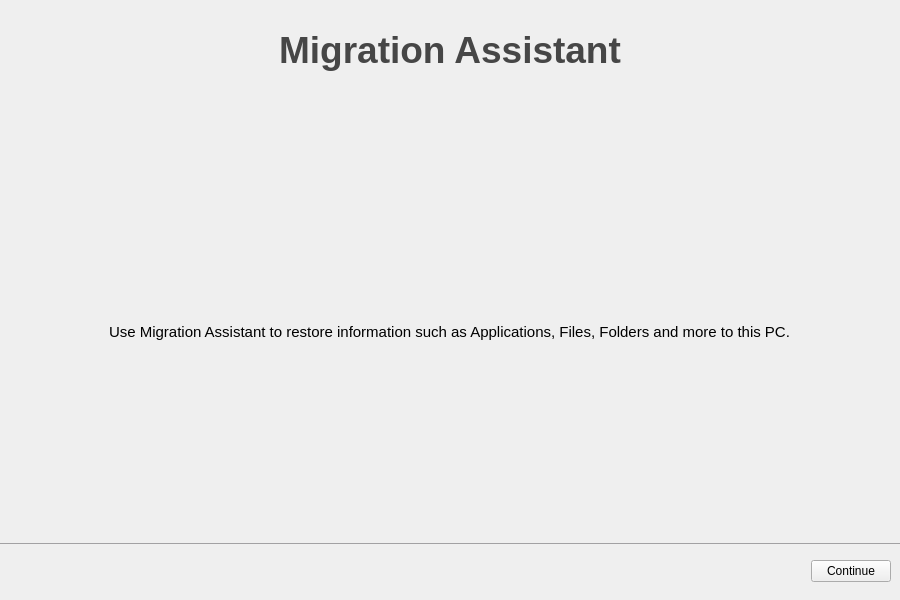
<?xml version="1.0" encoding="UTF-8"?>
<ui version="4.0">
 <class>WelcomeScreen</class>
 <widget class="QWidget" name="WelcomeScreen">
  <property name="geometry">
   <rect>
    <x>0</x>
    <y>0</y>
    <width>900</width>
    <height>600</height>
   </rect>
  </property>
  <property name="minimumSize">
   <size>
    <width>900</width>
    <height>600</height>
   </size>
  </property>
  <property name="maximumSize">
   <size>
    <width>900</width>
    <height>600</height>
   </size>
  </property>
  <property name="windowTitle">
   <string>Migration Assistant</string>
  </property>
  <layout class="QVBoxLayout" name="verticalLayout_2">
   <property name="spacing">
    <number>0</number>
   </property>
   <property name="leftMargin">
    <number>0</number>
   </property>
   <property name="topMargin">
    <number>0</number>
   </property>
   <property name="rightMargin">
    <number>0</number>
   </property>
   <property name="bottomMargin">
    <number>0</number>
   </property>
   <item>
    <widget class="QStackedWidget" name="stackedWidget">
     <widget class="QWidget" name="page_1">
      <property name="minimumSize">
       <size>
        <width>900</width>
        <height>600</height>
       </size>
      </property>
      <property name="maximumSize">
       <size>
        <width>900</width>
        <height>600</height>
       </size>
      </property>
      <layout class="QVBoxLayout" name="verticalLayout_3" stretch="1,0,0">
       <property name="leftMargin">
        <number>0</number>
       </property>
       <property name="rightMargin">
        <number>0</number>
       </property>
       <item>
        <layout class="QVBoxLayout" name="verticalLayout" stretch="0,0,0,0">
         <property name="spacing">
          <number>20</number>
         </property>
         <property name="leftMargin">
          <number>20</number>
         </property>
         <property name="topMargin">
          <number>20</number>
         </property>
         <property name="rightMargin">
          <number>20</number>
         </property>
         <property name="bottomMargin">
          <number>20</number>
         </property>
         <item alignment="Qt::AlignHCenter|Qt::AlignVCenter">
          <widget class="QLabel" name="title">
           <property name="font">
            <font>
             <pointsize>28</pointsize>
             <bold>true</bold>
            </font>
           </property>
           <property name="styleSheet">
            <string notr="true">color: rgb(70, 70, 70);</string>
           </property>
           <property name="text">
            <string>Migration Assistant</string>
           </property>
           <property name="alignment">
            <set>Qt::AlignCenter</set>
           </property>
          </widget>
         </item>
         <item alignment="Qt::AlignHCenter|Qt::AlignTop">
          <widget class="QLabel" name="image">
           <property name="minimumSize">
            <size>
             <width>212</width>
             <height>212</height>
            </size>
           </property>
           <property name="maximumSize">
            <size>
             <width>212</width>
             <height>212</height>
            </size>
           </property>
           <property name="styleSheet">
            <string notr="true">image: url(:/new/prefix1/icons/migration_assistant_212px.png);</string>
           </property>
           <property name="text">
            <string/>
           </property>
          </widget>
         </item>
         <item alignment="Qt::AlignHCenter|Qt::AlignVCenter">
          <widget class="QLabel" name="description">
           <property name="font">
            <font>
             <pointsize>11</pointsize>
            </font>
           </property>
           <property name="text">
            <string>Use Migration Assistant to restore information such as Applications, Files, Folders and more to this PC.</string>
           </property>
           <property name="alignment">
            <set>Qt::AlignLeading|Qt::AlignLeft|Qt::AlignVCenter</set>
           </property>
           <property name="wordWrap">
            <bool>false</bool>
           </property>
          </widget>
         </item>
         <item>
          <spacer name="verticalSpacer_3">
           <property name="orientation">
            <enum>Qt::Vertical</enum>
           </property>
           <property name="sizeHint" stdset="0">
            <size>
             <width>20</width>
             <height>40</height>
            </size>
           </property>
          </spacer>
         </item>
        </layout>
       </item>
       <item alignment="Qt::AlignBottom">
        <widget class="QWidget" name="widget" native="true">
         <property name="styleSheet">
          <string notr="true">border-top: 1px solid rgba(110, 109, 112, 0.6)</string>
         </property>
         <layout class="QHBoxLayout" name="horizontalLayout">
          <property name="spacing">
           <number>1</number>
          </property>
          <property name="leftMargin">
           <number>0</number>
          </property>
          <property name="topMargin">
           <number>1</number>
          </property>
          <property name="rightMargin">
           <number>0</number>
          </property>
          <property name="bottomMargin">
           <number>1</number>
          </property>
         </layout>
        </widget>
       </item>
       <item>
        <layout class="QHBoxLayout" name="horizontalLayout_2">
         <property name="spacing">
          <number>9</number>
         </property>
         <property name="leftMargin">
          <number>9</number>
         </property>
         <property name="topMargin">
          <number>9</number>
         </property>
         <property name="rightMargin">
          <number>9</number>
         </property>
         <property name="bottomMargin">
          <number>9</number>
         </property>
         <item alignment="Qt::AlignRight|Qt::AlignVCenter">
          <widget class="QPushButton" name="button_continue">
           <property name="text">
            <string>Continue</string>
           </property>
          </widget>
         </item>
        </layout>
       </item>
      </layout>
     </widget>
     <widget class="QWidget" name="page_5">
      <layout class="QVBoxLayout" name="verticalLayout_17" stretch="0,1,0">
       <property name="leftMargin">
        <number>0</number>
       </property>
       <property name="rightMargin">
        <number>0</number>
       </property>
       <item>
        <layout class="QVBoxLayout" name="verticalLayout_16" stretch="0,0,0,0">
         <property name="spacing">
          <number>20</number>
         </property>
         <property name="leftMargin">
          <number>20</number>
         </property>
         <property name="topMargin">
          <number>20</number>
         </property>
         <property name="rightMargin">
          <number>20</number>
         </property>
         <property name="bottomMargin">
          <number>20</number>
         </property>
         <item alignment="Qt::AlignHCenter|Qt::AlignTop">
          <widget class="QLabel" name="image_page5">
           <property name="minimumSize">
            <size>
             <width>64</width>
             <height>64</height>
            </size>
           </property>
           <property name="maximumSize">
            <size>
             <width>64</width>
             <height>64</height>
            </size>
           </property>
           <property name="styleSheet">
            <string notr="true">image: url(:/new/prefix1/icons/migration_assistant_212px.png);</string>
           </property>
           <property name="text">
            <string/>
           </property>
          </widget>
         </item>
         <item alignment="Qt::AlignHCenter|Qt::AlignVCenter">
          <widget class="QLabel" name="title_5">
           <property name="font">
            <font>
             <pointsize>28</pointsize>
             <bold>true</bold>
            </font>
           </property>
           <property name="styleSheet">
            <string notr="true">color: rgb(70, 70, 70);</string>
           </property>
           <property name="text">
            <string>Migration Completed</string>
           </property>
           <property name="alignment">
            <set>Qt::AlignCenter</set>
           </property>
          </widget>
         </item>
         <item alignment="Qt::AlignHCenter|Qt::AlignVCenter">
          <widget class="QLabel" name="description_5">
           <property name="font">
            <font>
             <pointsize>11</pointsize>
            </font>
           </property>
           <property name="text">
            <string>Your data has been migrated and is ready to use.</string>
           </property>
           <property name="alignment">
            <set>Qt::AlignLeading|Qt::AlignLeft|Qt::AlignVCenter</set>
           </property>
           <property name="wordWrap">
            <bool>false</bool>
           </property>
          </widget>
         </item>
         <item alignment="Qt::AlignHCenter">
          <widget class="QLabel" name="reboot_label">
           <property name="minimumSize">
            <size>
             <width>0</width>
             <height>0</height>
            </size>
           </property>
           <property name="font">
            <font>
             <pointsize>10</pointsize>
            </font>
           </property>
           <property name="text">
            <string/>
           </property>
          </widget>
         </item>
        </layout>
       </item>
       <item alignment="Qt::AlignBottom">
        <widget class="QWidget" name="widget_6" native="true">
         <property name="styleSheet">
          <string notr="true">border-top: 1px solid rgba(110, 109, 112, 0.6)</string>
         </property>
         <layout class="QHBoxLayout" name="horizontalLayout_9">
          <property name="spacing">
           <number>1</number>
          </property>
          <property name="leftMargin">
           <number>0</number>
          </property>
          <property name="topMargin">
           <number>1</number>
          </property>
          <property name="rightMargin">
           <number>0</number>
          </property>
          <property name="bottomMargin">
           <number>1</number>
          </property>
         </layout>
        </widget>
       </item>
       <item>
        <layout class="QHBoxLayout" name="horizontalLayout_10">
         <property name="spacing">
          <number>9</number>
         </property>
         <property name="leftMargin">
          <number>9</number>
         </property>
         <property name="topMargin">
          <number>9</number>
         </property>
         <property name="rightMargin">
          <number>9</number>
         </property>
         <property name="bottomMargin">
          <number>9</number>
         </property>
         <item alignment="Qt::AlignRight|Qt::AlignVCenter">
          <widget class="QPushButton" name="button_close_page5">
           <property name="text">
            <string>Close</string>
           </property>
          </widget>
         </item>
        </layout>
       </item>
      </layout>
     </widget>
     <widget class="QWidget" name="page_2">
      <property name="minimumSize">
       <size>
        <width>900</width>
        <height>600</height>
       </size>
      </property>
      <property name="maximumSize">
       <size>
        <width>900</width>
        <height>600</height>
       </size>
      </property>
      <layout class="QVBoxLayout" name="verticalLayout_5" stretch="0,0,0">
       <property name="leftMargin">
        <number>0</number>
       </property>
       <property name="rightMargin">
        <number>0</number>
       </property>
       <item>
        <layout class="QVBoxLayout" name="verticalLayout_4" stretch="0,1,0,1">
         <property name="spacing">
          <number>20</number>
         </property>
         <property name="leftMargin">
          <number>20</number>
         </property>
         <property name="topMargin">
          <number>20</number>
         </property>
         <property name="rightMargin">
          <number>20</number>
         </property>
         <property name="bottomMargin">
          <number>20</number>
         </property>
         <item alignment="Qt::AlignHCenter|Qt::AlignTop">
          <widget class="QLabel" name="title_2">
           <property name="font">
            <font>
             <pointsize>28</pointsize>
             <bold>true</bold>
            </font>
           </property>
           <property name="styleSheet">
            <string notr="true">color: rgb(70, 70, 70);</string>
           </property>
           <property name="text">
            <string>Restore Information To This PC</string>
           </property>
           <property name="alignment">
            <set>Qt::AlignCenter</set>
           </property>
          </widget>
         </item>
         <item alignment="Qt::AlignHCenter|Qt::AlignTop">
          <widget class="QLabel" name="description_2">
           <property name="font">
            <font>
             <pointsize>11</pointsize>
            </font>
           </property>
           <property name="text">
            <string>Select a Time Machine backup disk to retore it's information to this PC.</string>
           </property>
           <property name="alignment">
            <set>Qt::AlignLeading|Qt::AlignLeft|Qt::AlignVCenter</set>
           </property>
           <property name="wordWrap">
            <bool>false</bool>
           </property>
          </widget>
         </item>
         <item alignment="Qt::AlignHCenter|Qt::AlignVCenter">
          <widget class="QListView" name="devices_area_page2">
           <property name="minimumSize">
            <size>
             <width>400</width>
             <height>260</height>
            </size>
           </property>
           <property name="maximumSize">
            <size>
             <width>400</width>
             <height>300</height>
            </size>
           </property>
           <property name="dragDropMode">
            <enum>QAbstractItemView::NoDragDrop</enum>
           </property>
           <property name="viewMode">
            <enum>QListView::IconMode</enum>
           </property>
           <property name="wordWrap">
            <bool>true</bool>
           </property>
           <property name="itemAlignment">
            <set>Qt::AlignHCenter</set>
           </property>
          </widget>
         </item>
         <item alignment="Qt::AlignHCenter|Qt::AlignTop">
          <widget class="QLabel" name="label">
           <property name="font">
            <font>
             <pointsize>11</pointsize>
            </font>
           </property>
           <property name="text">
            <string>Make sure that your Backup external device with a Time Machine's backup is already connected to this PC.</string>
           </property>
          </widget>
         </item>
        </layout>
       </item>
       <item>
        <widget class="QWidget" name="widget_2" native="true">
         <property name="styleSheet">
          <string notr="true">border-top: 1px solid rgba(110, 109, 112, 0.6)</string>
         </property>
         <layout class="QHBoxLayout" name="horizontalLayout_4">
          <property name="spacing">
           <number>1</number>
          </property>
          <property name="leftMargin">
           <number>0</number>
          </property>
          <property name="topMargin">
           <number>1</number>
          </property>
          <property name="rightMargin">
           <number>0</number>
          </property>
          <property name="bottomMargin">
           <number>1</number>
          </property>
         </layout>
        </widget>
       </item>
       <item>
        <layout class="QHBoxLayout" name="horizontalLayout_3">
         <property name="spacing">
          <number>9</number>
         </property>
         <property name="leftMargin">
          <number>9</number>
         </property>
         <property name="topMargin">
          <number>9</number>
         </property>
         <property name="rightMargin">
          <number>9</number>
         </property>
         <property name="bottomMargin">
          <number>9</number>
         </property>
         <item>
          <spacer name="horizontalSpacer">
           <property name="orientation">
            <enum>Qt::Horizontal</enum>
           </property>
           <property name="sizeHint" stdset="0">
            <size>
             <width>40</width>
             <height>20</height>
            </size>
           </property>
          </spacer>
         </item>
         <item>
          <widget class="QPushButton" name="button_back_page2">
           <property name="text">
            <string>Back</string>
           </property>
          </widget>
         </item>
         <item alignment="Qt::AlignRight">
          <widget class="QPushButton" name="button_continue_page2">
           <property name="text">
            <string>Continue</string>
           </property>
          </widget>
         </item>
        </layout>
       </item>
      </layout>
     </widget>
     <widget class="QWidget" name="page_3">
      <property name="minimumSize">
       <size>
        <width>900</width>
        <height>600</height>
       </size>
      </property>
      <property name="maximumSize">
       <size>
        <width>900</width>
        <height>600</height>
       </size>
      </property>
      <layout class="QVBoxLayout" name="verticalLayout_7" stretch="1,0,0">
       <property name="leftMargin">
        <number>0</number>
       </property>
       <property name="rightMargin">
        <number>0</number>
       </property>
       <item>
        <layout class="QVBoxLayout" name="verticalLayout_6" stretch="0,0,1">
         <property name="spacing">
          <number>20</number>
         </property>
         <property name="leftMargin">
          <number>20</number>
         </property>
         <property name="topMargin">
          <number>20</number>
         </property>
         <property name="rightMargin">
          <number>20</number>
         </property>
         <property name="bottomMargin">
          <number>20</number>
         </property>
         <item>
          <widget class="QLabel" name="title_3">
           <property name="font">
            <font>
             <pointsize>28</pointsize>
             <bold>true</bold>
            </font>
           </property>
           <property name="styleSheet">
            <string notr="true">color: rgb(70, 70, 70);</string>
           </property>
           <property name="text">
            <string>Select The Information To Restore</string>
           </property>
           <property name="alignment">
            <set>Qt::AlignCenter</set>
           </property>
          </widget>
         </item>
         <item alignment="Qt::AlignHCenter|Qt::AlignTop">
          <widget class="QLabel" name="description_3">
           <property name="font">
            <font>
             <pointsize>11</pointsize>
            </font>
           </property>
           <property name="text">
            <string>Choose which information you'd like to restore to this PC.</string>
           </property>
           <property name="alignment">
            <set>Qt::AlignLeading|Qt::AlignLeft|Qt::AlignVCenter</set>
           </property>
           <property name="wordWrap">
            <bool>false</bool>
           </property>
          </widget>
         </item>
         <item alignment="Qt::AlignHCenter|Qt::AlignTop">
          <widget class="QWidget" name="widget_4" native="true">
           <property name="minimumSize">
            <size>
             <width>400</width>
             <height>300</height>
            </size>
           </property>
           <property name="maximumSize">
            <size>
             <width>400</width>
             <height>300</height>
            </size>
           </property>
           <layout class="QVBoxLayout" name="verticalLayout_9">
            <item>
             <layout class="QVBoxLayout" name="verticalLayout_8">
              <property name="leftMargin">
               <number>9</number>
              </property>
              <property name="topMargin">
               <number>9</number>
              </property>
              <property name="rightMargin">
               <number>9</number>
              </property>
              <property name="bottomMargin">
               <number>9</number>
              </property>
              <item>
               <widget class="QScrollArea" name="scrollArea">
                <property name="minimumSize">
                 <size>
                  <width>0</width>
                  <height>0</height>
                 </size>
                </property>
                <property name="widgetResizable">
                 <bool>true</bool>
                </property>
                <widget class="QWidget" name="scrollAreaWidgetContents">
                 <property name="geometry">
                  <rect>
                   <x>0</x>
                   <y>0</y>
                   <width>221</width>
                   <height>168</height>
                  </rect>
                 </property>
                 <layout class="QVBoxLayout" name="verticalLayout_10">
                  <item>
                   <widget class="QCheckBox" name="checkbox_applications_page3">
                    <property name="text">
                     <string>Applications</string>
                    </property>
                   </widget>
                  </item>
                  <item alignment="Qt::AlignTop">
                   <widget class="QWidget" name="applications_sub_widget_page3" native="true">
                    <property name="enabled">
                     <bool>true</bool>
                    </property>
                    <property name="sizePolicy">
                     <sizepolicy hsizetype="Preferred" vsizetype="Expanding">
                      <horstretch>0</horstretch>
                      <verstretch>0</verstretch>
                     </sizepolicy>
                    </property>
                    <property name="minimumSize">
                     <size>
                      <width>0</width>
                      <height>0</height>
                     </size>
                    </property>
                    <property name="maximumSize">
                     <size>
                      <width>16777215</width>
                      <height>16777215</height>
                     </size>
                    </property>
                    <layout class="QVBoxLayout" name="verticalLayout_12">
                     <property name="topMargin">
                      <number>0</number>
                     </property>
                     <property name="bottomMargin">
                      <number>0</number>
                     </property>
                     <item>
                      <layout class="QVBoxLayout" name="applications_sub_checkbox_layout_page3">
                       <property name="leftMargin">
                        <number>9</number>
                       </property>
                       <property name="topMargin">
                        <number>0</number>
                       </property>
                       <property name="rightMargin">
                        <number>9</number>
                       </property>
                       <property name="bottomMargin">
                        <number>0</number>
                       </property>
                      </layout>
                     </item>
                    </layout>
                   </widget>
                  </item>
                  <item>
                   <widget class="QCheckBox" name="checkbox_flatpaks_page3">
                    <property name="text">
                     <string>Flatpaks</string>
                    </property>
                   </widget>
                  </item>
                  <item>
                   <widget class="QWidget" name="flatpaks_sub_widget_page3" native="true">
                    <property name="sizePolicy">
                     <sizepolicy hsizetype="Preferred" vsizetype="Expanding">
                      <horstretch>0</horstretch>
                      <verstretch>0</verstretch>
                     </sizepolicy>
                    </property>
                    <layout class="QVBoxLayout" name="verticalLayout_15">
                     <property name="topMargin">
                      <number>0</number>
                     </property>
                     <property name="bottomMargin">
                      <number>0</number>
                     </property>
                     <item>
                      <layout class="QVBoxLayout" name="flatpaks_sub_checkbox_layout_page3">
                       <property name="leftMargin">
                        <number>9</number>
                       </property>
                       <property name="rightMargin">
                        <number>9</number>
                       </property>
                      </layout>
                     </item>
                    </layout>
                   </widget>
                  </item>
                  <item>
                   <widget class="QCheckBox" name="checkBox_3">
                    <property name="enabled">
                     <bool>false</bool>
                    </property>
                    <property name="text">
                     <string>Flatpaks Data Coming soon...</string>
                    </property>
                   </widget>
                  </item>
                  <item>
                   <widget class="QCheckBox" name="checkbox_files_folders_page3">
                    <property name="text">
                     <string>Files and Folders</string>
                    </property>
                   </widget>
                  </item>
                  <item>
                   <widget class="QCheckBox" name="checkbox_system_settings_page3">
                    <property name="text">
                     <string>System Settings</string>
                    </property>
                   </widget>
                  </item>
                 </layout>
                </widget>
               </widget>
              </item>
             </layout>
            </item>
           </layout>
          </widget>
         </item>
        </layout>
       </item>
       <item alignment="Qt::AlignBottom">
        <widget class="QWidget" name="widget_3" native="true">
         <property name="styleSheet">
          <string notr="true">border-top: 1px solid rgba(110, 109, 112, 0.6)</string>
         </property>
         <layout class="QHBoxLayout" name="horizontalLayout_6">
          <property name="spacing">
           <number>1</number>
          </property>
          <property name="leftMargin">
           <number>0</number>
          </property>
          <property name="topMargin">
           <number>1</number>
          </property>
          <property name="rightMargin">
           <number>0</number>
          </property>
          <property name="bottomMargin">
           <number>1</number>
          </property>
         </layout>
        </widget>
       </item>
       <item>
        <layout class="QHBoxLayout" name="horizontalLayout_5">
         <property name="spacing">
          <number>9</number>
         </property>
         <property name="leftMargin">
          <number>9</number>
         </property>
         <property name="topMargin">
          <number>9</number>
         </property>
         <property name="rightMargin">
          <number>9</number>
         </property>
         <property name="bottomMargin">
          <number>9</number>
         </property>
         <item>
          <spacer name="horizontalSpacer_2">
           <property name="orientation">
            <enum>Qt::Horizontal</enum>
           </property>
           <property name="sizeHint" stdset="0">
            <size>
             <width>40</width>
             <height>20</height>
            </size>
           </property>
          </spacer>
         </item>
         <item>
          <widget class="QPushButton" name="button_back_page3">
           <property name="text">
            <string>Back</string>
           </property>
          </widget>
         </item>
         <item>
          <widget class="QPushButton" name="button_continue_page3">
           <property name="text">
            <string>Continue</string>
           </property>
          </widget>
         </item>
        </layout>
       </item>
      </layout>
     </widget>
     <widget class="QWidget" name="page_4">
      <property name="minimumSize">
       <size>
        <width>900</width>
        <height>600</height>
       </size>
      </property>
      <property name="maximumSize">
       <size>
        <width>900</width>
        <height>600</height>
       </size>
      </property>
      <layout class="QVBoxLayout" name="verticalLayout_18" stretch="0,0,0">
       <property name="leftMargin">
        <number>0</number>
       </property>
       <property name="rightMargin">
        <number>0</number>
       </property>
       <item>
        <layout class="QVBoxLayout" name="restore" stretch="0,0,1,0,0,0,0">
         <property name="spacing">
          <number>6</number>
         </property>
         <property name="leftMargin">
          <number>20</number>
         </property>
         <property name="topMargin">
          <number>20</number>
         </property>
         <property name="rightMargin">
          <number>20</number>
         </property>
         <property name="bottomMargin">
          <number>20</number>
         </property>
         <item>
          <widget class="QLabel" name="title_4">
           <property name="font">
            <font>
             <pointsize>28</pointsize>
             <bold>true</bold>
            </font>
           </property>
           <property name="styleSheet">
            <string notr="true">color: rgb(70, 70, 70);</string>
           </property>
           <property name="text">
            <string>Begin Restoring</string>
           </property>
           <property name="alignment">
            <set>Qt::AlignCenter</set>
           </property>
          </widget>
         </item>
         <item alignment="Qt::AlignHCenter|Qt::AlignTop">
          <widget class="QLabel" name="description_4">
           <property name="font">
            <font>
             <pointsize>11</pointsize>
            </font>
           </property>
           <property name="text">
            <string>Backup from Time Machine will been transferred to this PC.</string>
           </property>
           <property name="alignment">
            <set>Qt::AlignLeading|Qt::AlignLeft|Qt::AlignVCenter</set>
           </property>
           <property name="wordWrap">
            <bool>false</bool>
           </property>
          </widget>
         </item>
         <item>
          <layout class="QHBoxLayout" name="images_layout_page4">
           <item>
            <spacer name="horizontalSpacer_4">
             <property name="orientation">
              <enum>Qt::Horizontal</enum>
             </property>
             <property name="sizeHint" stdset="0">
              <size>
               <width>40</width>
               <height>20</height>
              </size>
             </property>
            </spacer>
           </item>
           <item alignment="Qt::AlignHCenter|Qt::AlignVCenter">
            <widget class="QWidget" name="from_image" native="true">
             <property name="minimumSize">
              <size>
               <width>120</width>
               <height>140</height>
              </size>
             </property>
             <property name="maximumSize">
              <size>
               <width>120</width>
               <height>140</height>
              </size>
             </property>
             <layout class="QVBoxLayout" name="verticalLayout_21">
              <item>
               <layout class="QVBoxLayout" name="from_image_layout" stretch="0">
                <item alignment="Qt::AlignHCenter|Qt::AlignBottom">
                 <widget class="QLabel" name="from_image_label">
                  <property name="font">
                   <font>
                    <pointsize>11</pointsize>
                    <bold>true</bold>
                   </font>
                  </property>
                  <property name="text">
                   <string>Name</string>
                  </property>
                 </widget>
                </item>
               </layout>
              </item>
             </layout>
            </widget>
           </item>
           <item alignment="Qt::AlignHCenter|Qt::AlignVCenter">
            <widget class="QWidget" name="arrow_image" native="true">
             <property name="minimumSize">
              <size>
               <width>120</width>
               <height>140</height>
              </size>
             </property>
             <property name="maximumSize">
              <size>
               <width>120</width>
               <height>120</height>
              </size>
             </property>
             <layout class="QVBoxLayout" name="verticalLayout_23">
              <item>
               <layout class="QVBoxLayout" name="arrow_image_layout"/>
              </item>
             </layout>
            </widget>
           </item>
           <item alignment="Qt::AlignHCenter|Qt::AlignVCenter">
            <widget class="QWidget" name="to_image" native="true">
             <property name="minimumSize">
              <size>
               <width>120</width>
               <height>140</height>
              </size>
             </property>
             <property name="maximumSize">
              <size>
               <width>120</width>
               <height>140</height>
              </size>
             </property>
             <layout class="QVBoxLayout" name="verticalLayout_22">
              <item>
               <layout class="QVBoxLayout" name="to_image_layout" stretch="0">
                <item alignment="Qt::AlignHCenter|Qt::AlignBottom">
                 <widget class="QLabel" name="to_image_label">
                  <property name="font">
                   <font>
                    <pointsize>11</pointsize>
                    <bold>true</bold>
                   </font>
                  </property>
                  <property name="text">
                   <string>Name</string>
                  </property>
                 </widget>
                </item>
               </layout>
              </item>
             </layout>
            </widget>
           </item>
           <item>
            <spacer name="horizontalSpacer_5">
             <property name="orientation">
              <enum>Qt::Horizontal</enum>
             </property>
             <property name="sizeHint" stdset="0">
              <size>
               <width>40</width>
               <height>20</height>
              </size>
             </property>
            </spacer>
           </item>
          </layout>
         </item>
         <item alignment="Qt::AlignHCenter">
          <widget class="QLabel" name="label_restoring_status">
           <property name="sizePolicy">
            <sizepolicy hsizetype="Preferred" vsizetype="Preferred">
             <horstretch>0</horstretch>
             <verstretch>0</verstretch>
            </sizepolicy>
           </property>
           <property name="minimumSize">
            <size>
             <width>350</width>
             <height>30</height>
            </size>
           </property>
           <property name="maximumSize">
            <size>
             <width>16777215</width>
             <height>30</height>
            </size>
           </property>
           <property name="text">
            <string>&lt;html&gt;&lt;head/&gt;&lt;body&gt;&lt;p align=&quot;center&quot;&gt;&lt;br/&gt;&lt;/p&gt;&lt;/body&gt;&lt;/html&gt;</string>
           </property>
          </widget>
         </item>
         <item alignment="Qt::AlignHCenter|Qt::AlignVCenter">
          <widget class="QProgressBar" name="progress_bar_restoring">
           <property name="minimumSize">
            <size>
             <width>320</width>
             <height>0</height>
            </size>
           </property>
           <property name="maximumSize">
            <size>
             <width>320</width>
             <height>16777215</height>
            </size>
           </property>
           <property name="value">
            <number>0</number>
           </property>
          </widget>
         </item>
         <item>
          <spacer name="verticalSpacer">
           <property name="orientation">
            <enum>Qt::Vertical</enum>
           </property>
           <property name="sizeHint" stdset="0">
            <size>
             <width>20</width>
             <height>40</height>
            </size>
           </property>
          </spacer>
         </item>
         <item alignment="Qt::AlignHCenter">
          <widget class="QCheckBox" name="checkbox_automatically_reboot_page4">
           <property name="font">
            <font>
             <pointsize>10</pointsize>
            </font>
           </property>
           <property name="text">
            <string>Automatically reboot after restoring is done. (Recommended)</string>
           </property>
          </widget>
         </item>
        </layout>
       </item>
       <item>
        <widget class="QWidget" name="widget_5" native="true">
         <property name="styleSheet">
          <string notr="true">border-top: 1px solid rgba(110, 109, 112, 0.6)</string>
         </property>
         <layout class="QHBoxLayout" name="horizontalLayout_8">
          <property name="spacing">
           <number>1</number>
          </property>
          <property name="leftMargin">
           <number>0</number>
          </property>
          <property name="topMargin">
           <number>1</number>
          </property>
          <property name="rightMargin">
           <number>0</number>
          </property>
          <property name="bottomMargin">
           <number>1</number>
          </property>
         </layout>
        </widget>
       </item>
       <item>
        <layout class="QHBoxLayout" name="horizontalLayout_7">
         <property name="spacing">
          <number>9</number>
         </property>
         <property name="leftMargin">
          <number>9</number>
         </property>
         <property name="topMargin">
          <number>9</number>
         </property>
         <property name="rightMargin">
          <number>9</number>
         </property>
         <property name="bottomMargin">
          <number>9</number>
         </property>
         <item>
          <spacer name="horizontalSpacer_3">
           <property name="orientation">
            <enum>Qt::Horizontal</enum>
           </property>
           <property name="sizeHint" stdset="0">
            <size>
             <width>40</width>
             <height>20</height>
            </size>
           </property>
          </spacer>
         </item>
         <item>
          <widget class="QPushButton" name="button_back_page4">
           <property name="text">
            <string>Back</string>
           </property>
          </widget>
         </item>
         <item alignment="Qt::AlignRight">
          <widget class="QPushButton" name="button_restore_page4">
           <property name="text">
            <string>Restore</string>
           </property>
          </widget>
         </item>
        </layout>
       </item>
      </layout>
     </widget>
    </widget>
   </item>
  </layout>
 </widget>
 <resources/>
 <connections/>
</ui>
